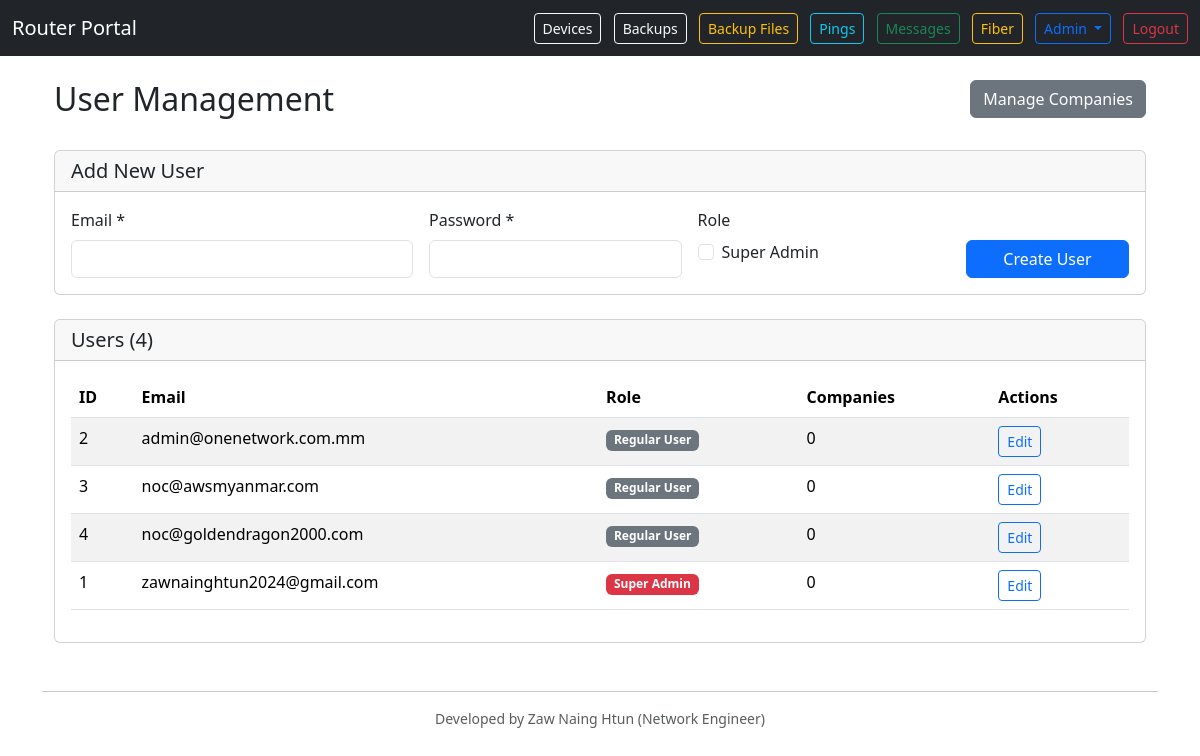
Page /admin/users (signed in) on the committed database.
### models.py (models this page shows)
class User(db.Model, UserMixin):
    __tablename__ = 'users'
    id = db.Column(db.Integer, primary_key=True)
    email = db.Column(db.String(255), unique=True, nullable=False, index=True)
    password_hash = db.Column(db.String(255), nullable=False)
    is_superadmin = db.Column(db.Boolean, nullable=False, default=False)

### app.py (the view, shortened to what this page needs)
    @app.route('/admin/users', methods=['GET', 'POST'])
    @login_required
    def admin_users():
        if not current_user.is_superadmin:
            flash('Access denied.', 'danger')
            return redirect(url_for('dashboard'))
        users = User.query.order_by(User.email.asc()).all()
        return render_template('admin_users.html', users=users)

### templates/admin_users.html (shortened to what this page needs)
{% extends 'base.html' %}
{% block content %}
<div class="container">
    <div class="row">
        <div class="col-md-8">
            <h2>User Management</h2>
        </div>
        <div class="col-md-4 text-end">
            <a href="{{ url_for('admin_companies') }}" class="btn btn-secondary">Manage Companies</a>
        </div>
    </div>
    <div class="card mt-4">
        <div class="card-header">
            <h5 class="mb-0">Add New User</h5>
        </div>
        <div class="card-body">
            <form method="post" class="row g-3">
                <div class="col-md-4">
                    <label class="form-label">Email *</label>
                    <input type="email" name="email" class="form-control" required>
                </div>
                <div class="col-md-3">
                    <label class="form-label">Password *</label>
                    <input type="password" name="password" class="form-control" required minlength="6">
                </div>
                <div class="col-md-3">
                    <label class="form-label">Role</label>
                    <div class="form-check">
                        <input type="checkbox" name="is_superadmin" class="form-check-input" id="is_superadmin">
                        <label class="form-check-label" for="is_superadmin">Super Admin</label>
                    </div>
                </div>
                <div class="col-md-2 d-flex align-items-end">
                    <button class="btn btn-primary w-100">Create User</button>
                </div>
            </form>
        </div>
    </div>
    <div class="card mt-4">
        <div class="card-header">
            <h5 class="mb-0">Users ({{ users|length }})</h5>
        </div>
        <div class="card-body">
            {% if users %}
                <div class="table-responsive">
                    <table class="table table-striped">
                        <thead>
                            <tr>
                                <th>ID</th>
                                <th>Email</th>
                                <th>Role</th>
                                <th>Companies</th>
                                <th>Actions</th>
                            </tr>
                        </thead>
                        <tbody>
                            {% for user in users %}
                            <tr>
                                <td>{{ user.id }}</td>
                                <td>{{ user.email }}</td>
                                <td>
                                    {% if user.is_superadmin %}
                                        <span class="badge bg-danger">Super Admin</span>
                                    {% else %}
                                        <span class="badge bg-secondary">Regular User</span>
                                    {% endif %}
                                </td>
                                <td>
                                    {% set company_count = [] %}
                                    {{ company_count|length }}
                                </td>
                                <td>
                                    <a href="{{ url_for('admin_user', user_id=user.id) }}" class="btn btn-sm btn-outline-primary">Edit</a>
                                </td>
                            </tr>
                            {% endfor %}
                        </tbody>
                    </table>
                </div>
            {% else %}
                <p class="text-muted mb-0">No users created yet.</p>
            {% endif %}
        </div>
    </div>
</div>
{% endblock %}

### rows in the picture
User: id "2", email "admin@onenetwork.com.mm", is_superadmin "Regular User", company_count "0"
User: id "3", email "noc@awsmyanmar.com", is_superadmin "Regular User", company_count "0"
User: id "4", email "noc@goldendragon2000.com", is_superadmin "Regular User", company_count "0"
User: id "1", email "zawnainghtun2024@gmail.com", is_superadmin "Super Admin", company_count "0"

### other values in the picture
{{ users|length }} "4"
